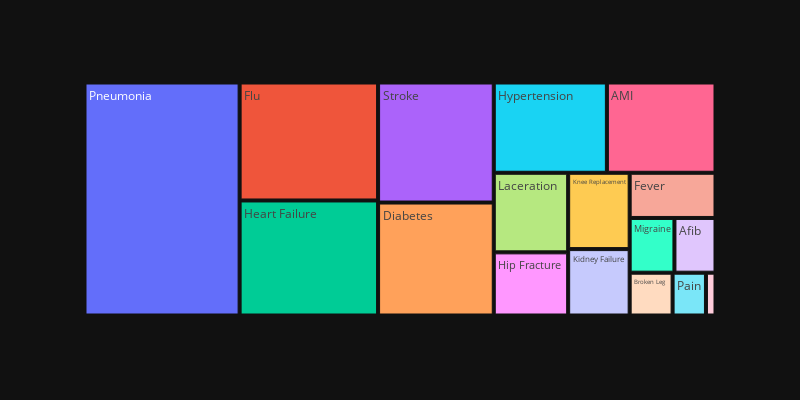

Here is the notebook cell this chart was saved with:
### Code cell
#Extra question Q3: Tree Map showing the patient count by each primary diagnosis category
import plotly.express as px
df2=pd.read_excel("HospitalDatabase .xlsx", sheet_name ='Discharges')
res = df2.groupby('PrimaryDiagnosis')['PatientID'].size().reset_index(name='count')
#putting the result in a dataframe
res_df=pd.DataFrame(res)
#plotting a treemap
fig = px.treemap(res_df, path=['PrimaryDiagnosis'],values='count', width=800, height=400)
fig.show()

### Figure 1 — Plotly figure (JSON) as saved in the notebook; plotly's stock layout.template omitted (floating-point values rounded to 4 significant figures)
{"data": [{"branchvalues": "total", "domain": {"x": [0.0, 1.0], "y": [0.0, 1.0]}, "hovertemplate": "labels=%{label}<br>count=%{value}<br>parent=%{parent}<br>id=%{id}<extra></extra>", "ids": ["AMI", "Afib", "Broken Leg", "Diabetes", "Fever", "Flu", "Heart Failure", "Hip Fracture", "Hypertension", "Kidney Failure", "Knee Replacement", "Laceration", "Migraine", "Pain", "Pneumonia", "Spinal Cord Injury", "Stroke"], "labels": ["AMI", "Afib", "Broken Leg", "Diabetes", "Fever", "Flu", "Heart Failure", "Hip Fracture", "Hypertension", "Kidney Failure", "Knee Replacement", "Laceration", "Migraine", "Pain", "Pneumonia", "Spinal Cord Injury", "Stroke"], "name": "", "parents": ["", "", "", "", "", "", "", "", "", "", "", "", "", "", "", "", ""], "values": [48, 11, 9, 64, 19, 80, 78, 23, 50, 20, 23, 29, 12, 7, 177, 2, 68], "type": "treemap"}], "layout": {"legend": {"tracegroupgap": 0}, "margin": {"t": 60}, "height": 400, "width": 800}}
